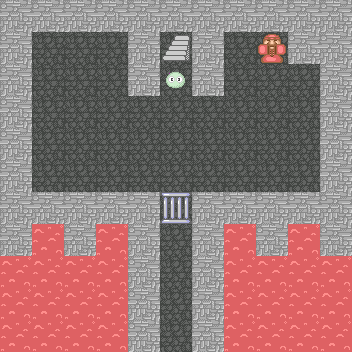

Rendered tile map (Tiled .tmx) drawn with the repository's tilesets; below, a short description and the map source with its tile grids summarised:
An orthogonal 11x11 tile map with 32x32 px tiles, 6 tile layers (floor, prop, enemy, NPC, ...), 5 tilesets.

<map version="1.0" orientation="orthogonal" renderorder="right-down" width="11" height="11" tilewidth="32" tileheight="32" nextobjectid="1">
 <tileset firstgid="1" name="terrain" tilewidth="32" tileheight="32">
  <image source="terrain.png" width="128" height="128" />
 </tileset>
 <tileset firstgid="17" name="enemy" tilewidth="32" tileheight="32">
  <image source="enemy.png" width="128" height="2048" />
 </tileset>
 <tileset firstgid="273" name="door" tilewidth="32" tileheight="32">
  <image source="door.png" width="128" height="256" />
 </tileset>
 <tileset firstgid="305" name="item" tilewidth="32" tileheight="32">
  <image source="item.png" width="128" height="512" />
 </tileset>
 <tileset firstgid="369" name="npc" tilewidth="32" tileheight="32">
  <image source="npc.png" width="128" height="288" />
 </tileset>
 <layer name="floor" width="11" height="11">
  <data>[121 cells, 121 non-empty, 1 distinct tile ids]</data>
 </layer>
 <layer name="prop" width="11" height="11">
  <data>[121 cells, 0 non-empty, 0 distinct tile ids]</data>
 </layer>
 <layer name="enemy" width="11" height="11">
  <data>[121 cells, 1 non-empty, 1 distinct tile ids]</data>
 </layer>
 <layer name="NPC" width="11" height="11">
  <data>[121 cells, 1 non-empty, 1 distinct tile ids]</data>
 </layer>
 <layer name="door" width="11" height="11">
  <data>[121 cells, 2 non-empty, 2 distinct tile ids]</data>
 </layer>
 <layer name="wall" width="11" height="11">
  <data>[121 cells, 76 non-empty, 2 distinct tile ids]</data>
 </layer>
</map>
